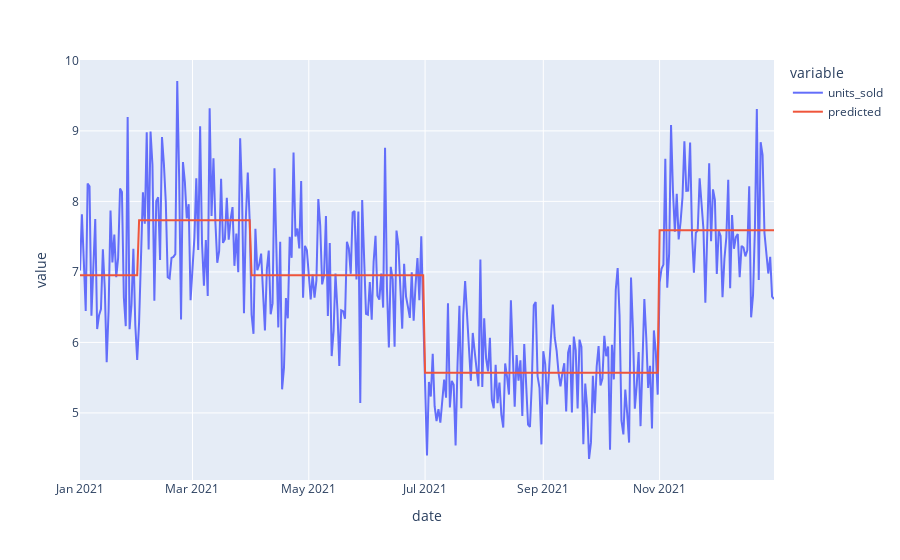

This figure's notebook cell:
### Code cell
df_predicted0 = (df_sales
    .assign(predicted = model4.predict(df_sales.loc[:,  ['price','promo_amount', 'promo_ind',]]))# 'log_promo', 'squared_price', 'log_one_plus_promo']]))
    .loc[:, ['date', 'units_sold', 'predicted']]
)

# pred_df = df_sales

fig1 =  px.line(data_frame = df_predicted0.melt(id_vars = 'date'), x = 'date', y = 'value', color = 'variable')

fig1.show()

### Figure 1 — Plotly figure (JSON) as saved in the notebook; plotly's stock layout.template omitted (floating-point values rounded to 4 significant figures; data arrays with more than 128 entries replaced by an {"elided": "..."} marker saying what was removed)
{"data": [{"hovertemplate": "variable=units_sold<br>date=%{x}<br>value=%{y}<extra></extra>", "legendgroup": "units_sold", "line": {"color": "#636efa", "dash": "solid"}, "marker": {"symbol": "circle"}, "mode": "lines", "name": "units_sold", "orientation": "v", "showlegend": true, "type": "scatter", "x": {"elided": "365 str values"}, "xaxis": "x", "y": {"elided": "365 float values"}, "yaxis": "y"}, {"hovertemplate": "variable=predicted<br>date=%{x}<br>value=%{y}<extra></extra>", "legendgroup": "predicted", "line": {"color": "#EF553B", "dash": "solid"}, "marker": {"symbol": "circle"}, "mode": "lines", "name": "predicted", "orientation": "v", "showlegend": true, "type": "scatter", "x": {"elided": "365 str values"}, "xaxis": "x", "y": {"elided": "365 float values"}, "yaxis": "y"}], "layout": {"legend": {"title": {"text": "variable"}, "tracegroupgap": 0}, "margin": {"t": 60}, "xaxis": {"anchor": "y", "domain": [0, 1], "title": {"text": "date"}}, "yaxis": {"anchor": "x", "domain": [0, 1], "title": {"text": "value"}}}}
